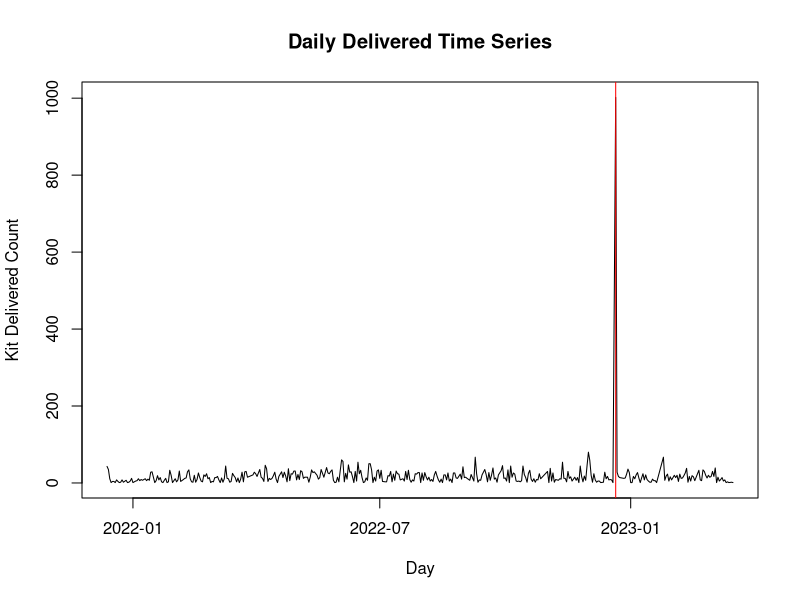
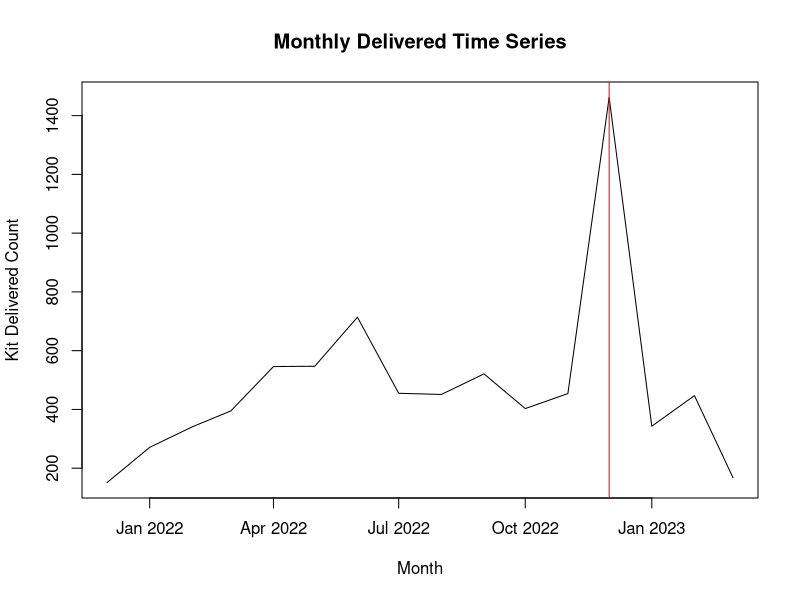
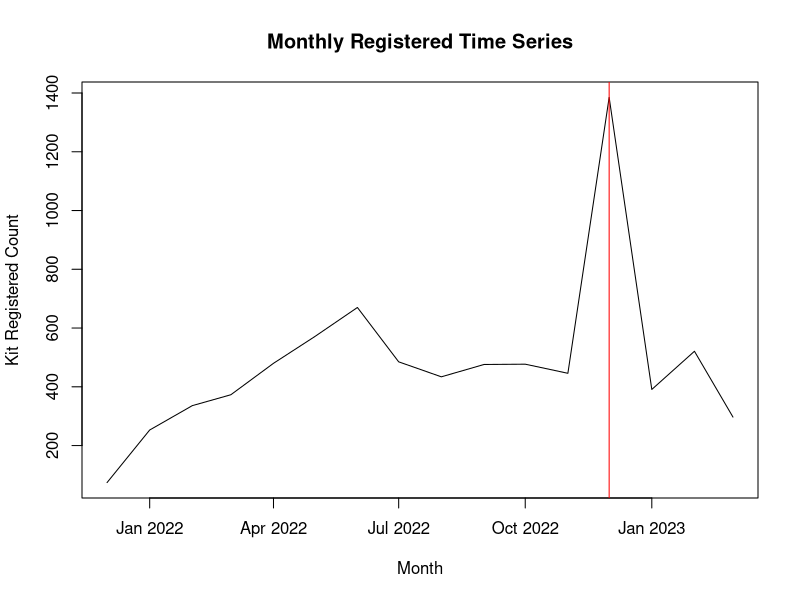
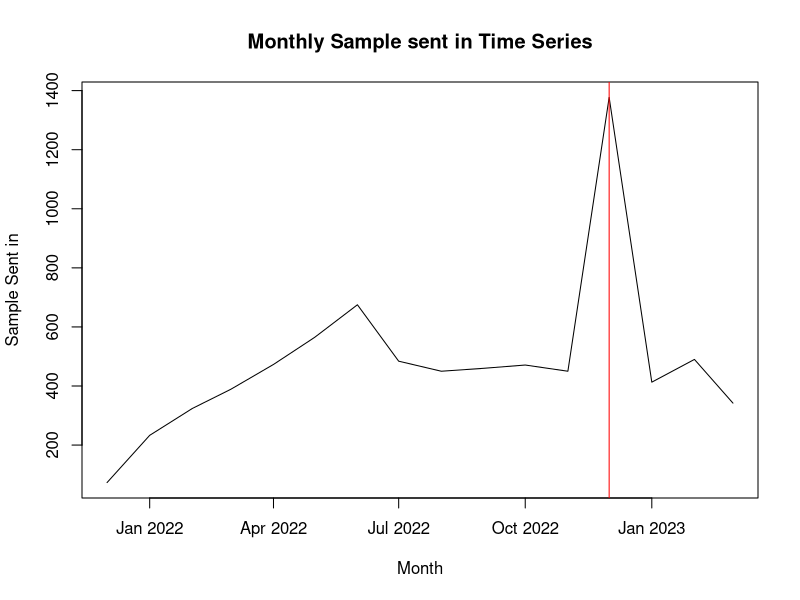
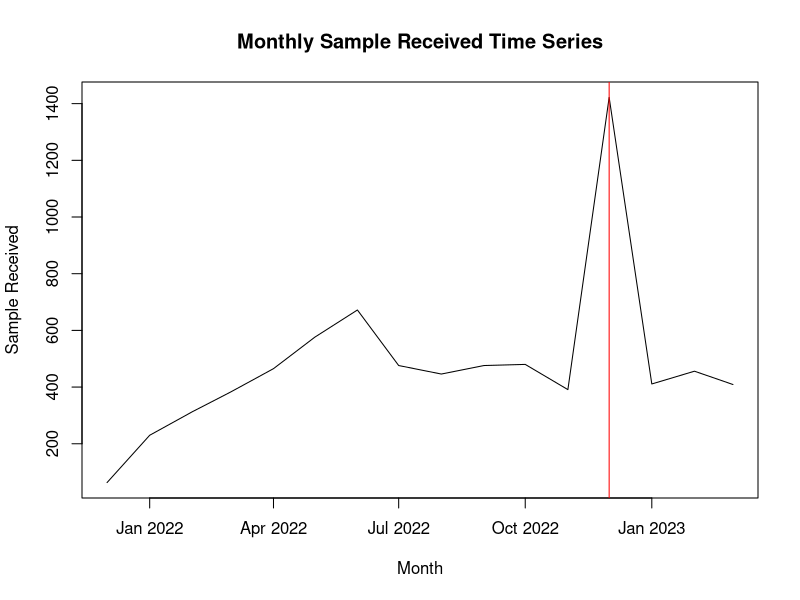
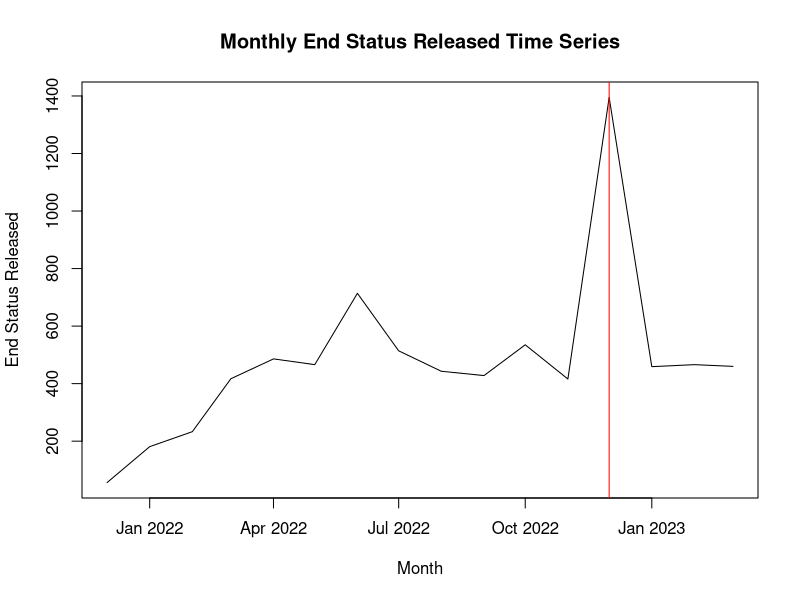
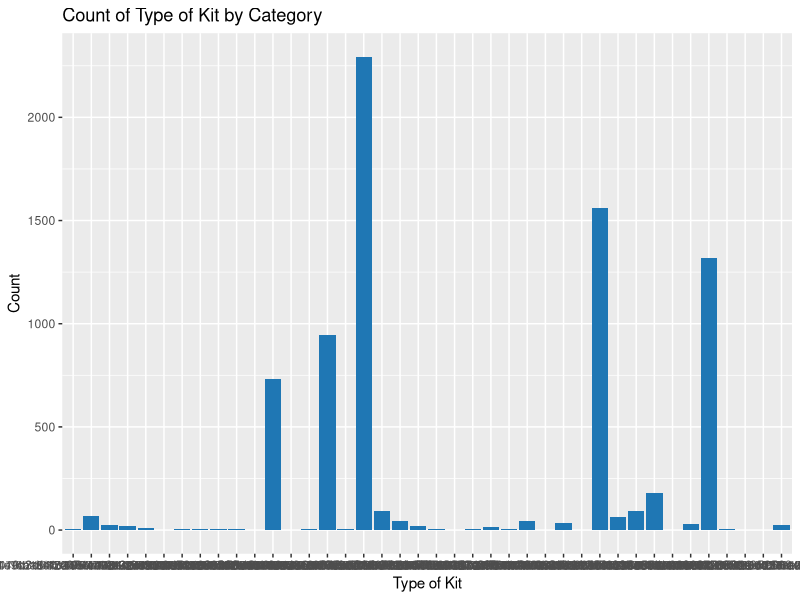
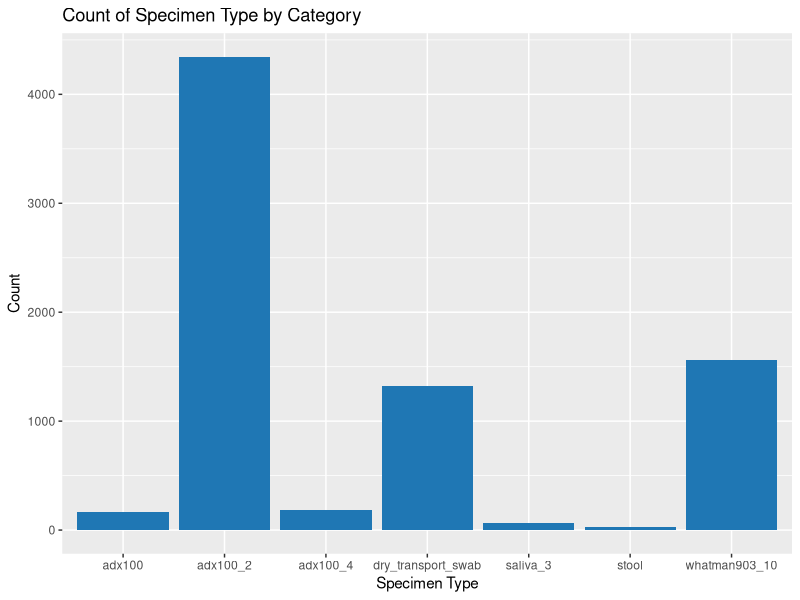

These charts were generated, in order, by the following R code: (Note: this script raises an error after producing the figures.)
## ---- chunk 1
rm(list=ls())
cat("\014")

## ---- chunk 2
# load packages needed 
library(sqldf)
library(tidyverse)
library(ggplot2)
library(dplyr)
library(forecast)
library(caret)
library(pROC)
## ---- chunk 3
#read data frame 
spot_df <- read.csv("Spot Data.csv")
## ---- chunk 4
# change names with out dot

names(spot_df) <- c('Patient_ID','Patient_Zip','Patient_Age','Patient_Sex','Type_of_Kit',"Specimen_Type","Client_ID", "Datetime_Kit_Delivered","Datetime_Kit_Registered","Datetime_Sample_Sent_In","Datetime_Sample_Received","Datetime_of_End_Status","End_Status","Rejection_Reason")

## ---- chunk 5
#check general duplication
duplicated_rows <- duplicated(spot_df)
duplicated_rows <- spot_df[duplicated_rows,]

#remove exactly same rows 
spot_df_unique <- unique(spot_df)


#check same patient duplication
#duplicated_patient <- duplicated(spot_df$Patient.ID)
#duplicated_patient <- spot_df[duplicated_patient,]


## ---- chunk 6
# only keep rows with end_status are rejected, resulted and partially_resulted (for analyzing purpose)
spot_df_new <- subset(spot_df_unique, End_Status == "rejected" | End_Status == "resulted" | End_Status == "partially_resulted")

## ---- chunk 7
# convert end status variable into dummy
new1 <- spot_df_new
new1$End_Status <- ifelse(new1$End_Status == "resulted", 1, 0)
## ---- chunk 8
# calculate resulted rate for who purchased same test kit 
result_rates <- new1 %>%
  group_by(Patient_ID,Type_of_Kit) %>%
  summarize(result_rates = mean(End_Status))

# merge the rate back as a new variable in the df called "result_rates"
df_with_result_rates <- left_join(result_rates, new1, by = c("Patient_ID", "Type_of_Kit"))



## ---- chunk 9
# select all time related variables to create a new df
df_time_variables <- new1 %>%
  select(Patient_ID,
         Datetime_Kit_Delivered,
         Datetime_Kit_Registered,
         Datetime_Sample_Sent_In,
         Datetime_Sample_Received,
         Datetime_of_End_Status,
         End_Status
         )

# convert all time-related variavles as date
df_time_variables$Datetime_Kit_Delivered <- as.Date(df_time_variables$Datetime_Kit_Delivered)
df_time_variables$Datetime_Kit_Registered <- as.Date(df_time_variables$Datetime_Kit_Registered)
df_time_variables$Datetime_Sample_Sent_In <- as.Date(df_time_variables$Datetime_Sample_Sent_In)
df_time_variables$Datetime_Sample_Received <- as.Date(df_time_variables$Datetime_Sample_Received)
df_time_variables$Datetime_of_End_Status <- as.Date(df_time_variables$Datetime_of_End_Status)

#remove NA
df_time_variables <- na.omit(df_time_variables)


## ---- chunk 10
kit_delivered <- df_time_variables %>% 
  group_by(day = as.Date(Datetime_Kit_Delivered)) %>% 
  summarise(kit_delivered_count = n())

plot(kit_delivered$day, kit_delivered$kit_delivered_count, type = "l", xlab = "Day", ylab = "Kit Delivered Count", main = "Daily Delivered Time Series")

top_day <- kit_delivered$day[which.max(kit_delivered$kit_delivered_count)]

abline(v = top_day, col = "red")

## ---- chunk 11
#visual for kit delivered
kit_delivered <- df_time_variables %>% 
  group_by(month = lubridate::floor_date(Datetime_Kit_Delivered, "month")) %>% 
  summarise(kit_delivered_count = n())

plot(kit_delivered$month, kit_delivered$kit_delivered_count, type = "l", xlab = "Month", ylab = "Kit Delivered Count", main = "Monthly Delivered Time Series")

top_month <- kit_delivered$month[which.max(kit_delivered$kit_delivered_count)]

abline(v = top_month, col = "red")
## ---- chunk 12

#visual for kit registered
kit_registered <- df_time_variables %>% 
  group_by(month = lubridate::floor_date(Datetime_Kit_Registered, "month")) %>% 
  summarise(kit_registered_count = n())

plot(kit_registered$month, kit_registered$kit_registered_count, type = "l", xlab = "Month", ylab = "Kit Registered Count", main = "Monthly Registered Time Series")

top_month <- kit_registered$month[which.max(kit_registered$kit_registered_count)]

abline(v = top_month, col = "red")

## ---- chunk 13


#visual for sample sent monthly
sample_sent_in <- df_time_variables %>% 
  group_by(month = lubridate::floor_date(Datetime_Sample_Sent_In, "month")) %>% 
  summarise(sample_sent_in_count = n())

plot(sample_sent_in$month, sample_sent_in$sample_sent_in_count, type = "l", xlab = "Month", ylab = "Sample Sent in", main = "Monthly Sample sent in Time Series")

top_month <- sample_sent_in$month[which.max(sample_sent_in$sample_sent_in_count)]

abline(v = top_month, col = "red")

## ---- chunk 14

#visual for sample received
sample_received <- df_time_variables %>% 
  group_by(month = lubridate::floor_date(Datetime_Sample_Received, "month")) %>% 
  summarise(sample_received_count = n())

plot(sample_received$month, sample_received$sample_received_count, type = "l", xlab = "Month", ylab = "Sample Received", main = "Monthly Sample Received Time Series")

top_month <- sample_received$month[which.max(sample_received$sample_received_count)]

abline(v = top_month, col = "red")

## ---- chunk 15
#visual for end status

end_status_time <- df_time_variables %>% 
  group_by(month = lubridate::floor_date(Datetime_of_End_Status, "month")) %>% 
  summarise(end_status_time_count = n())

plot(end_status_time$month, end_status_time$end_status_time_count, type = "l", xlab = "Month", ylab = "End Status Released", main = "Monthly End Status Released Time Series")

top_month <- end_status_time$month[which.max(end_status_time$end_status_time_count)]

abline(v = top_month, col = "red")
## ---- chunk 16
# we might want to know the registered rate, sample sent back rate, sample received rate 
library(dplyr)

ratios <- spot_df %>%
  summarize(
    registered_rate = n_distinct(Datetime_Kit_Registered) / n_distinct(Datetime_Kit_Delivered),
    sent_back_rate = n_distinct(Datetime_Sample_Sent_In) / n_distinct(Datetime_Kit_Registered)
  )

ratios



## ---- chunk 17
new2 <- new1

# convert all time-related variavles as date
new2$Datetime_Kit_Delivered <- as.Date(new2$Datetime_Kit_Delivered)
new2$Datetime_Kit_Registered <- as.Date(new2$Datetime_Kit_Registered)
new2$Datetime_Sample_Sent_In <- as.Date(new2$Datetime_Sample_Sent_In)
new2$Datetime_Sample_Received <- as.Date(new2$Datetime_Sample_Received)
new2$Datetime_of_End_Status <- as.Date(new2$Datetime_of_End_Status)

#remove NA
new2 <- na.omit(new2)

## ---- chunk 18
# calculate time gap

library(dplyr)

new2 <- new2 %>%
  mutate(
    sample_sent_back_days = as.numeric(difftime(Datetime_Sample_Sent_In, Datetime_Kit_Delivered, units = "days")),
    sample_received_days = as.numeric(difftime(Datetime_Sample_Received, Datetime_Sample_Sent_In, units = "days")),
    lab_process_days = as.numeric(difftime(Datetime_of_End_Status,Datetime_Sample_Received, units = "days"))
  )

#drop original time-related variables 
new2 <- new2 %>%
  select(-Datetime_Kit_Delivered,
         -Datetime_Kit_Registered,
         -Datetime_Sample_Sent_In,
         -Datetime_Sample_Received,
         -Datetime_of_End_Status)


## ---- chunk 19
# drop variables that can not be put in model 

new3 <- new2 %>%
  select(-Patient_ID,
         -Patient_Zip,
         -Type_of_Kit,
         -Specimen_Type,
         -Client_ID)

# convert gender in to dummy, Female = 0, male = 1 
new3$Patient_Sex <- ifelse(new3$Patient_Sex == "M", 1, 0)

## ---- chunk 20
#visual type of kits.
Type_of_Kit_Summary <- new2 %>%
  group_by(Type_of_Kit) %>%
  summarize(count = n()) %>%
  arrange(desc(count))

g_type <- ggplot(Type_of_Kit_Summary, aes(x = Type_of_Kit, y= count)) +
  geom_bar(stat = "identity", fill = "#1f77b4") + 
  xlab("Type of Kit") +
  ylab("Count") +
  ggtitle("Count of Type of Kit by Category")

g_type

#--------------------------------------------------------
#visual type of kits and specimen type.
Specimen_Type_Summary <- new2 %>%
  group_by(Specimen_Type) %>%
  summarize(count = n()) %>%
  arrange(desc(count))

g_specimen <- ggplot(Specimen_Type_Summary, aes(x = Specimen_Type, y= count)) +
  geom_bar(stat = "identity", fill = "#1f77b4") + 
  xlab("Specimen Type") +
  ylab("Count") +
  ggtitle("Count of Specimen Type by Category")

g_specimen


## ---- chunk 21
new4 <- new2

# convert gender in to dummy, Female = 0, male = 1 
new4$Patient_Sex <- ifelse(new4$Patient_Sex == "M", 1, 0)
new4$Type_of_Kit <- ifelse(new4$Type_of_Kit == "5805a410-5d6a-4df0-8f88-290710994672", 1, 0)
new4$Specimen_Type <- ifelse(new4$Specimen_Type == "adx100_2", 1, 0)

# remove zip code and IDs
new4 <- new4 %>%
  select(-Patient_ID,
         -Patient_Zip,
         -Client_ID,
         -Rejection_Reason)

## ---- chunk 22
set.seed(231)
train.index <- sample(c(1:dim(new4)[1]), dim(new4)[1]*0.6)

train.df <- new4[train.index, ]
valid.df <- new4[-train.index, ]
## ---- chunk 23
t(t(names(new4)))

logistic <- glm(End_Status~., data = train.df, family = binomial())

summary(logistic)

## ---- chunk 24
prob_logistic <- predict(object=logistic, newdata = valid.df)

pred <- ifelse(prob_logistic>=0.9, "yes", "no")
pred <- factor(pred, levels = c("no", "yes"), order = TRUE)
f <- table(valid.df$End_Status, pred)
f


## ---- chunk 25
prob_logistic_1 <- predict(object=logistic, valid.df, type = "response")
#prob_logistic_1
valid.df$predicted <- prob_logistic_1
confusionMatrix <- confusionMatrix(as.factor(valid.df$End_Status), 
                                   as.factor(ifelse(valid.df$predicted > 0.7, 1, 0)))
confusionMatrix


## ---- chunk 26

confusionMatrix1 <- confusionMatrix(as.factor(valid.df$End_Status), 
                                   as.factor(ifelse(valid.df$predicted > 0.9, 1, 0)),
                                   mode = 'everything')

confusionMatrix1

## ---- chunk 27

roc_curve <- roc(valid.df$End_Status,prob_logistic_1)
names(roc_curve)
x <- 1-roc_curve$specificities
y <- roc_curve$sensitivities

library(ggplot2)
p <- ggplot(data = NULL, mapping = aes(x= x, y = y))
p + geom_line(colour = 'red') +geom_abline(intercept = 0, slope = 1) + 
  annotate('text', x = 0.4, y = 0.5, label =paste('AUC=',round(roc_curve$auc,2))) + 
  labs(x = '1-specificities',y = 'sensitivities', title = 'ROC Curve')

## ---- chunk 28
# Patient Age Frequency Distribution 

# Create a small data frame including min, mode, median and max age.
annotations <- data.frame(
  x = c(round(min(spot_df_new$Patient_Age), 2), round(mean(spot_df_new$Patient_Age), 2), round(max(spot_df_new$Patient_Age), 2),names(table(spot_df_new$Patient_Age))[which.max(table(spot_df_new$Patient_Age))]),
  y = c(round(min(spot_df_new$Patient_Age), 2), round(mean(spot_df_new$Patient_Age), 2), round(max(spot_df_new$Patient_Age), 2),names(table(spot_df_new$Patient_Age))[which.max(table(spot_df_new$Patient_Age))]),
  label = c("Min", "Mean", "Max", "Mode")
) 

#view(annotations)


g1 <- ggplot(spot_df_new, aes(x=Patient_Age)) +
  geom_histogram(binwidth = 5, fill="#69b3a2", color="#e9ecef") +
  geom_vline(aes(xintercept = mean(Patient_Age)), linetype="dashed")+
  annotate("text", x=18, y=0, size =4, label = "Min:18")+
  annotate("text", x=33, y=1700, size =4, label = "Mode:33")+
  annotate("text", x=43.51, y=1450, size =4, label = "Mean:43.51")+
  annotate("text", x=88.00, y=0, size =4, label = "Max:88.00")+
  theme_bw()+
  labs(x="Patient Age", y="Count")
  

g1


## ---- chunk 29
# convert end status as dummy variable, resulted = 1, rejected/partially_resulted = 0 

spot_df_new$End_Status <- ifelse(spot_df_new$End_Status == "resulted", 1, 0)

library(dplyr)

#t(t(names(spot_df_new)))

result_rates <- spot_df_new %>%
  group_by(Patient_ID, Type_of_Kit) %>%
  summarize(End_Status = mean(End_Status))

End_Status

## ---- chunk 30
unique_status <- df %>%
  distinct(`Patient.ID`, `End.Status`)


df_filtered <- df %>%
  group_by(`Patient.ID`, `Type.of.Kit`, `Client.ID`) %>%
  filter(n_distinct(`End.Status`) > 1)
## ---- chunk 31
# create a new df



new_df <- select (spot_df_new, Patient_ID, Type_of_Kit, End_Status)

new_df$End_Status <- ifelse(new_df$End_Status == "resulted", 1, 0)

result_rates <- new_df %>%
  group_by(Patient_ID,Type_of_Kit) %>%
  summarize(End_Status = sum(End_Status)/n())


## ---- chunk 32
install.packages("sqldf")
library(sqldf)

df <- sqld("
           select id,
           ")
